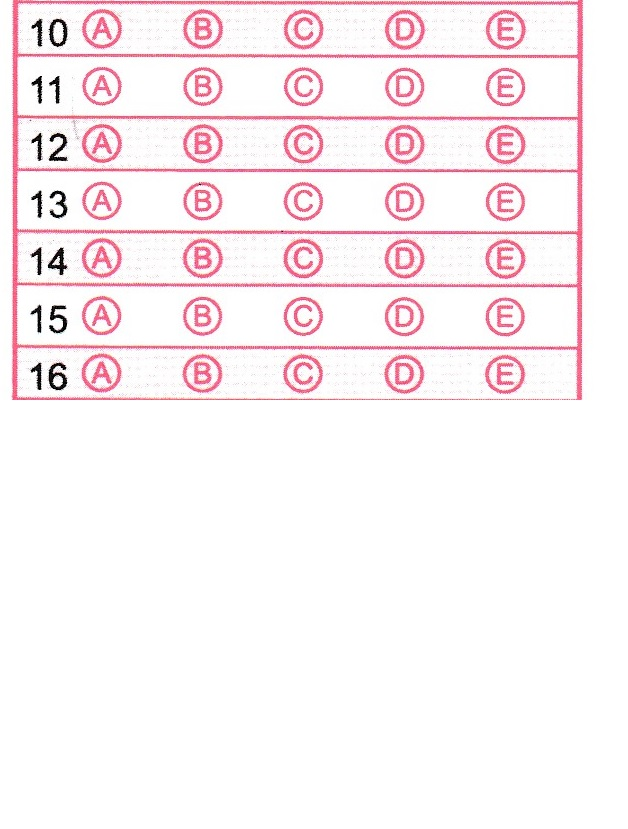
#> input picture img_data/omstest1.jpg, 628 x 829 px
$ python edcamcam_testfile_imgproc8.py   (older library calls are emulated)
#> lines starting #> are read from the running program, lines starting #| are printed output that depends on the picture; after the words box and inside, x2 and y2 are one past the last pixel; in counts of white or black regions, pixels touching at a corner belong together
import numpy as np
import cv2
from edcamcam_testfile_shape import shapedetector
import matplotlib.pyplot as plt

#Part 1: Image Loading
#-------------------------------------------------------------------
#load image
img = cv2.imread('img_data/omstest1.jpg',cv2.IMREAD_GRAYSCALE)
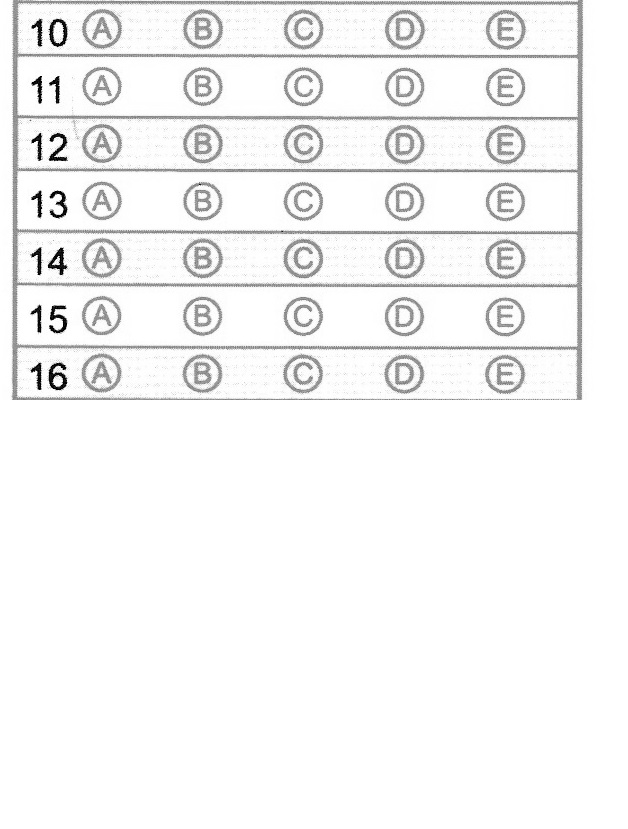
#> img: shape (829, 628); min 0, max 255, mean 244.8
img2= cv2.imread('img_data/omstest1.jpg')
#> img2 is the input picture: shape (829, 628, 3); mean B, G, R 244.1, 241.4, 250.7
img3=cv2.cvtColor(img,cv2.COLOR_GRAY2RGB)
#bilateral filter, sharpen, thresh
biblur=cv2.bilateralFilter(img,20,175,175)
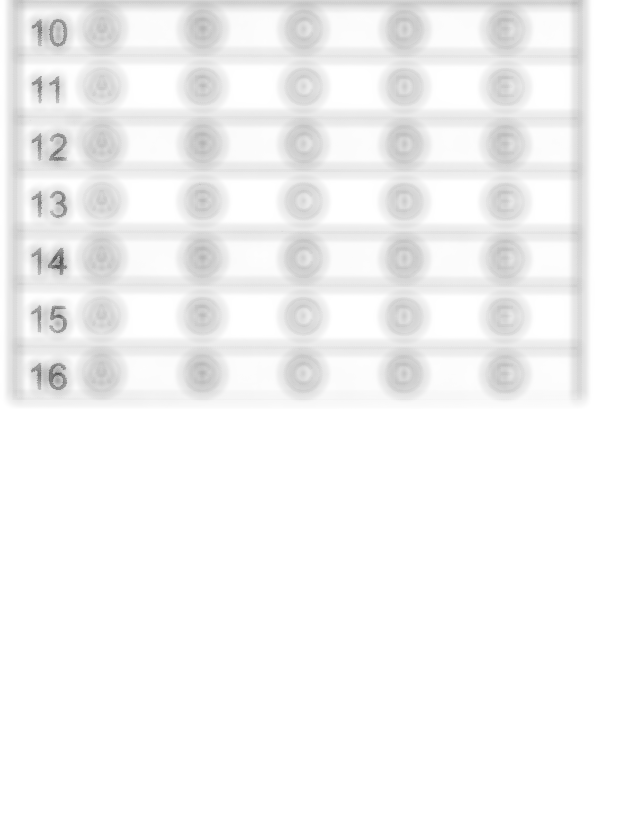
#> biblur: shape (829, 628); min 83, max 255, mean 245.3
sharp=cv2.addWeighted(img,1.55,biblur,-0.5,0)
ret1,thresh1 = cv2.threshold(sharp,127,255,cv2.THRESH_OTSU)
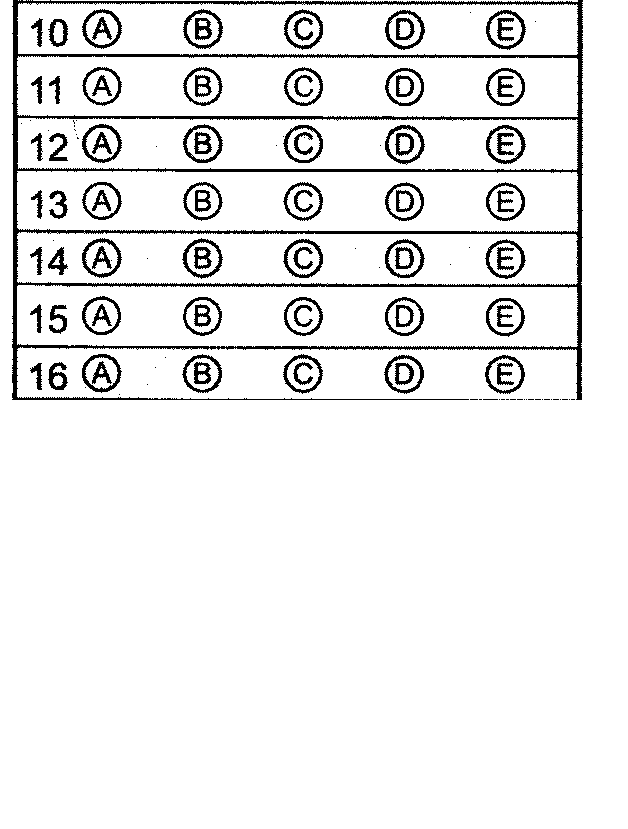
#> thresh1: shape (829, 628); 92.7% white; 133 black regions (48 under 20 px), largest, box (x1, y1, x2, y2) and area: (12, 0, 583, 400) 15361, (82, 354, 122, 393) 407, (82, 124, 122, 163) 406
#> ret1 = 186

#negative image
inv=cv2.bitwise_not(thresh1)

#closed image
kernel = cv2.getStructuringElement(cv2.MORPH_ELLIPSE, (3, 3))
closed = cv2.morphologyEx(inv, cv2.MORPH_CLOSE, kernel)
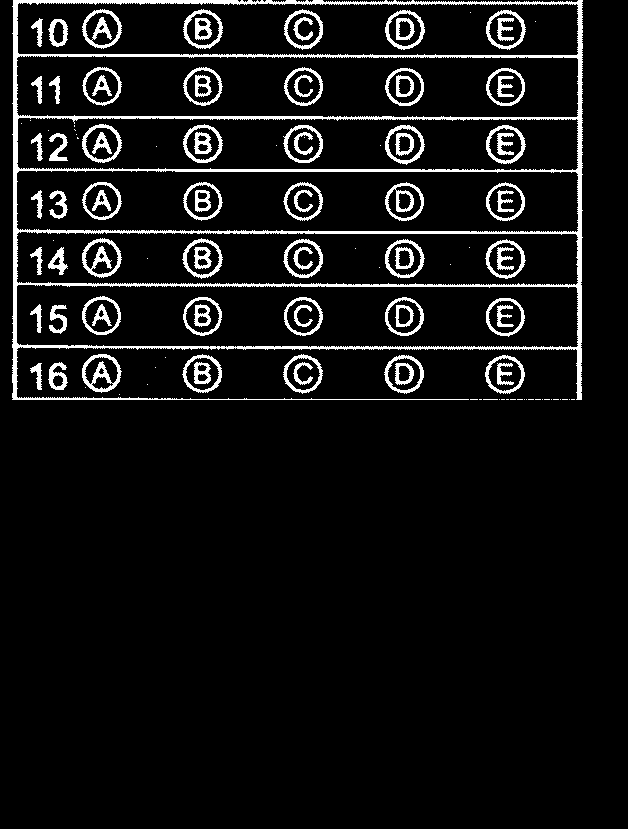
#> closed: shape (829, 628); 7.4% white; 125 white regions (44 under 20 px)

#Part 2: Finding Valid Contours
#-------------------------------------------------------------------
#find countours
im2, contours, hierarchy = cv2.findContours(closed, cv2.RETR_TREE, cv2.CHAIN_APPROX_NONE)
#> contours = 198 contours, 45 with area under 20; largest, box (x1, y1, x2, y2) and area: (12, 0, 583, 400) 197850, (16, 284, 579, 348) 33971, (16, 55, 579, 118) 33698, (16, 170, 579, 233) 33695, (16, 2, 579, 56) 28840


#prepare empty canvas
height, width = img.shape[:2]
#> height = 829; width = 628
emptycanvas=np.zeros((height,width),dtype=np.uint8)

#truncate contours with A<10
kcounter = 0
for c in contours:

    A = cv2.contourArea(c)

    if A<100:
#> (the run stopped early here; a loop or call above may not have finished)

$ run again, with img_data/omstest2.jpg copied over img_data/omstest1.jpg
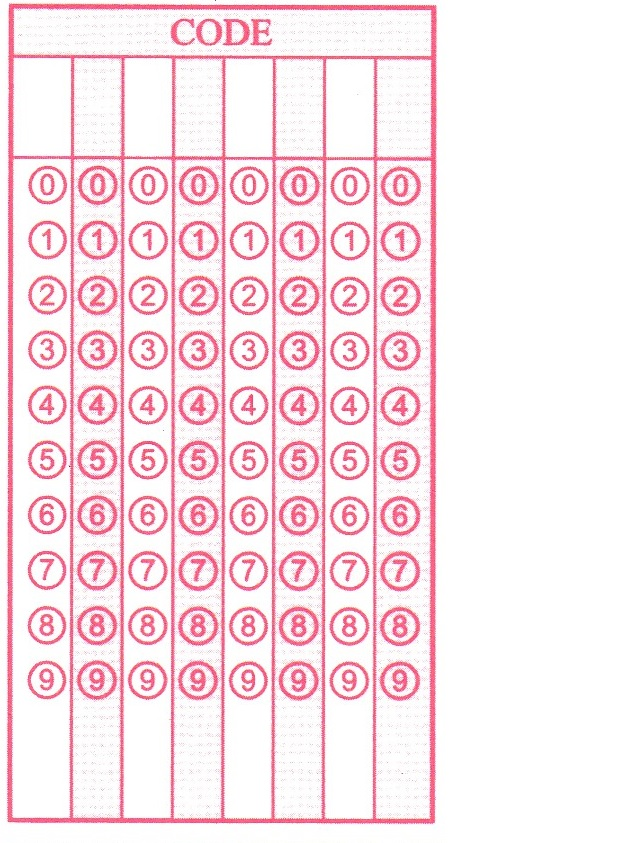
#> input picture img_data/omstest2.jpg, 628 x 843 px
#> img2 is the input picture: shape (843, 628, 3); mean B, G, R 234.3, 228.5, 249
#> `ret1,thresh1 = cv2.threshold(sharp,127,255,cv2.THRESH_OTSU)`:
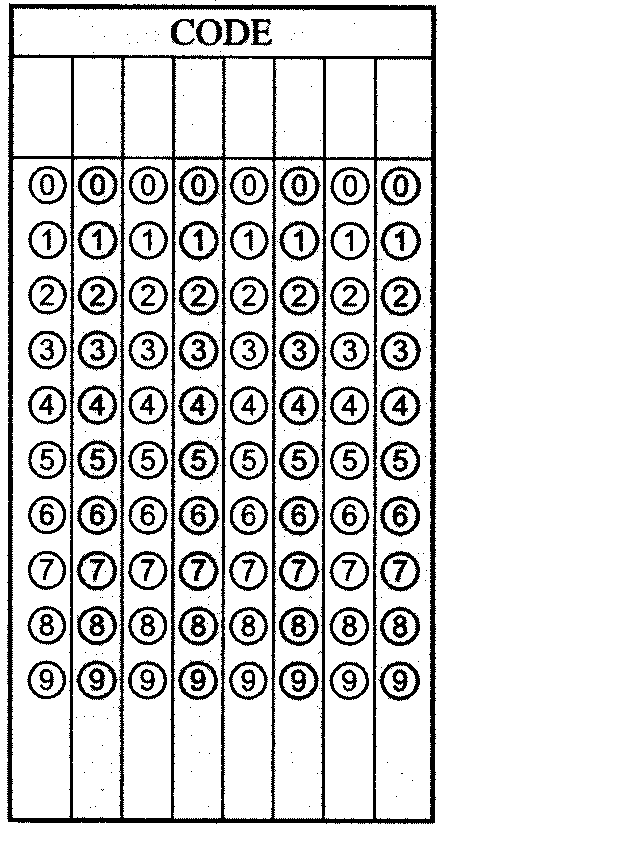
#> thresh1: shape (843, 628); 85.4% white; 360 black regions (195 under 20 px), largest, box (x1, y1, x2, y2) and area: (7, 3, 437, 824) 30831, (178, 551, 219, 591) 467, (380, 496, 420, 537) 462
#> ret1 = 190
#> `closed = cv2.morphologyEx(inv, cv2.MORPH_CLOSE, kernel)`:
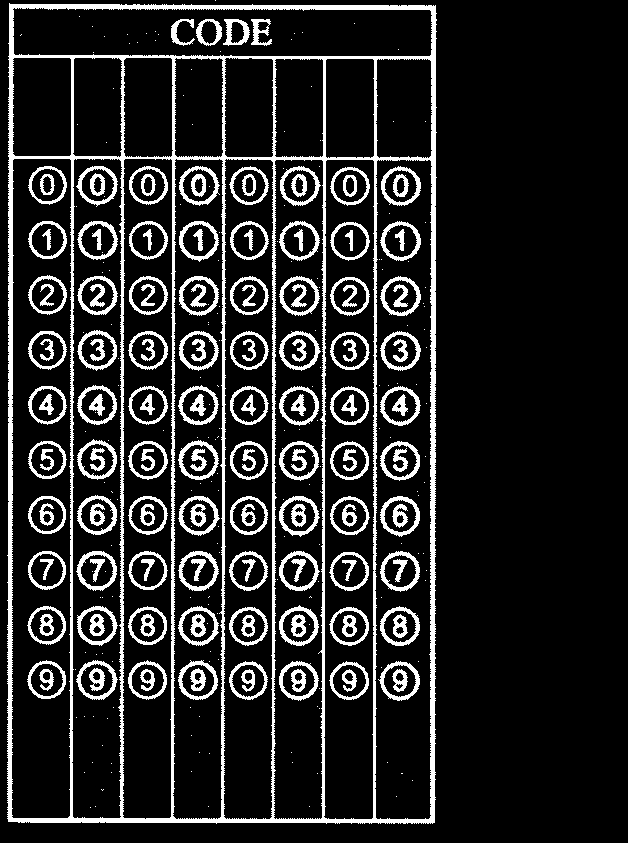
#> closed: shape (843, 628); 14.7% white; 343 white regions (178 under 20 px)
#> contours = 497 contours, 184 with area under 20; largest, box (x1, y1, x2, y2) and area: (7, 3, 437, 824) 348598, (11, 158, 72, 819) 38696, (374, 159, 433, 820) 36264, (323, 159, 375, 820) 32432, (122, 158, 173, 820) 32104

$ run again, with img_data/omstest3.jpg copied over img_data/omstest1.jpg
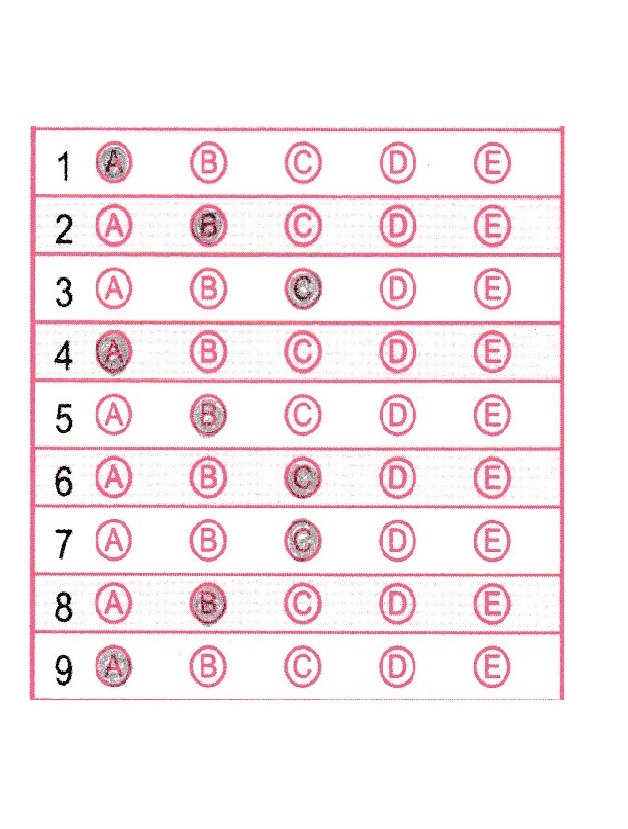
#> input picture img_data/omstest3.jpg, 628 x 829 px
#> img2 is the input picture: shape (829, 628, 3); mean B, G, R 240.6, 237.2, 248.4
#> `ret1,thresh1 = cv2.threshold(sharp,127,255,cv2.THRESH_OTSU)`:
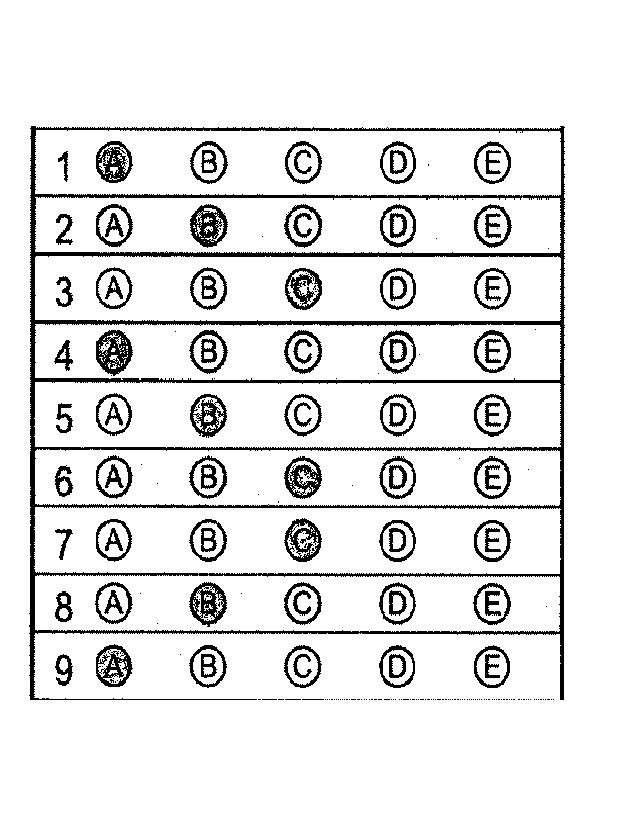
#> thresh1: shape (829, 628); 90.2% white; 237 black regions (145 under 20 px), largest, box (x1, y1, x2, y2) and area: (29, 126, 565, 700) 20075, (96, 330, 133, 376) 962, (190, 204, 228, 248) 913
#> ret1 = 188
#> `closed = cv2.morphologyEx(inv, cv2.MORPH_CLOSE, kernel)`:
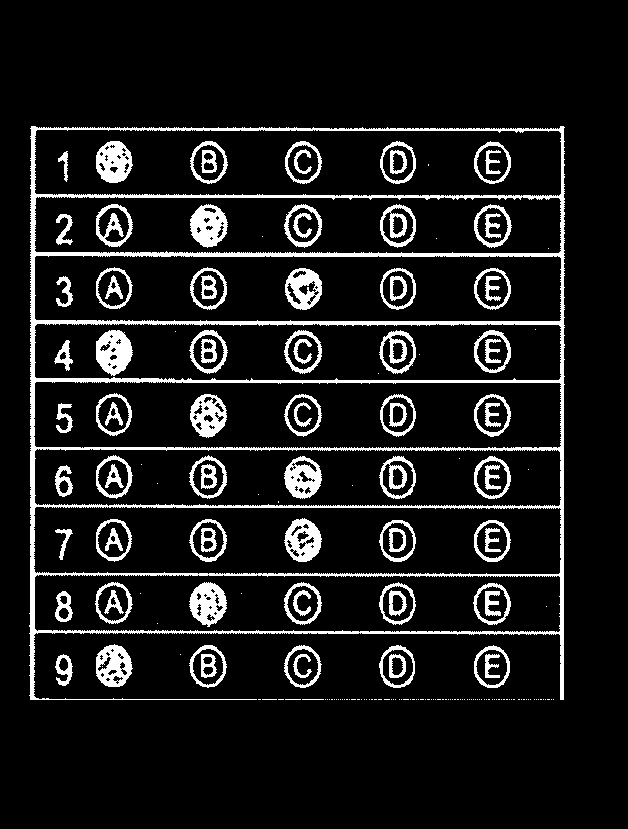
#> closed: shape (829, 628); 10.2% white; 199 white regions (111 under 20 px)
#> contours = 368 contours, 163 with area under 20; largest, box (x1, y1, x2, y2) and area: (29, 126, 565, 700) 269401, (33, 506, 562, 575) 34950, (33, 381, 562, 449) 34500, (34, 129, 562, 197) 34270, (34, 255, 562, 322) 34269

$ run again, with img_data/omstest4.jpg copied over img_data/omstest1.jpg
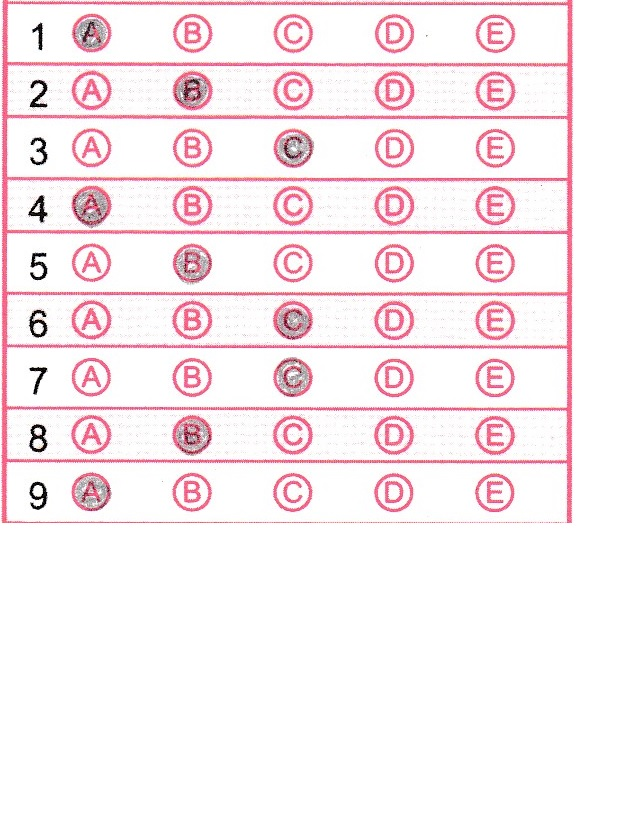
#> input picture img_data/omstest4.jpg, 628 x 829 px
#> img2 is the input picture: shape (829, 628, 3); mean B, G, R 241, 237.7, 249.4
#> `ret1,thresh1 = cv2.threshold(sharp,127,255,cv2.THRESH_OTSU)`:
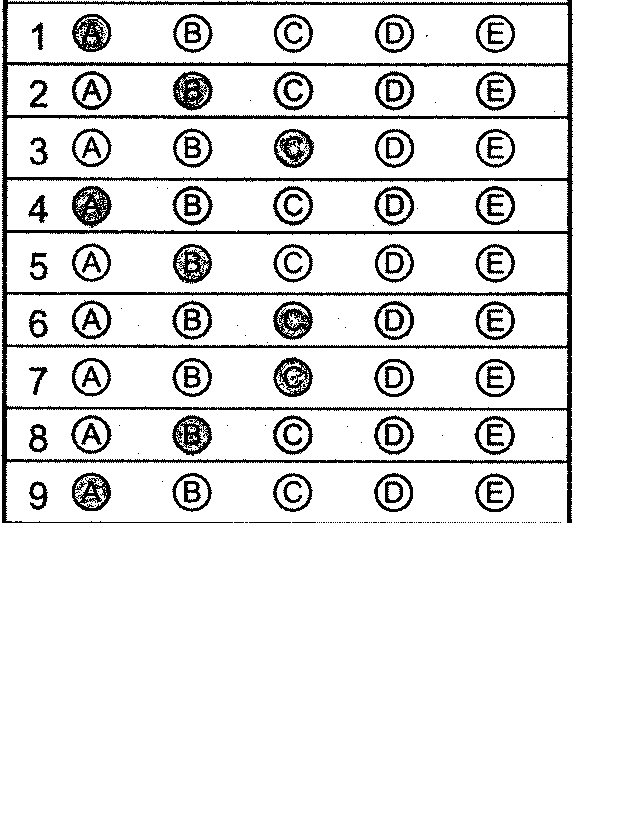
#> thresh1: shape (829, 628); 90.4% white; 248 black regions (155 under 20 px), largest, box (x1, y1, x2, y2) and area: (1, 0, 573, 523) 19794, (72, 186, 112, 228) 930, (173, 71, 213, 111) 895
#> ret1 = 188
#> `closed = cv2.morphologyEx(inv, cv2.MORPH_CLOSE, kernel)`:
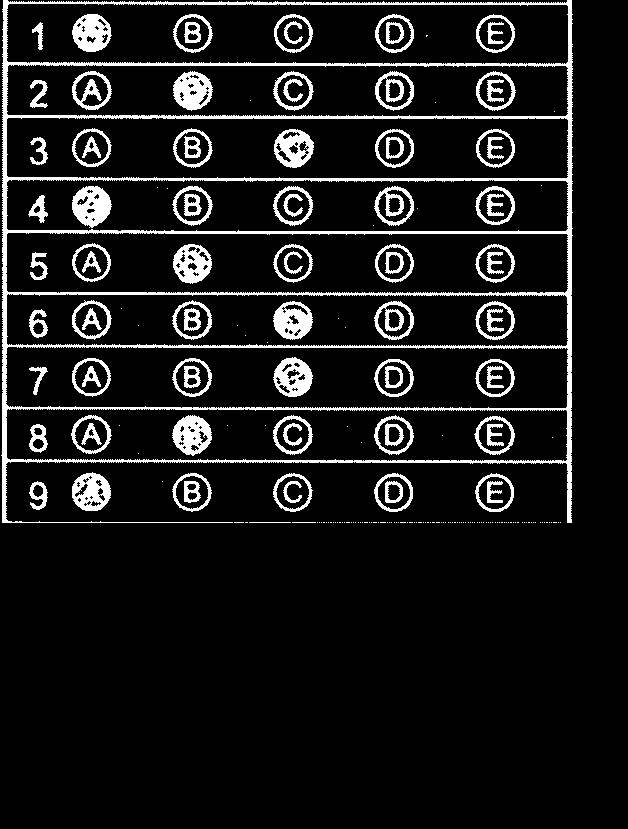
#> closed: shape (829, 628); 10% white; 212 white regions (123 under 20 px)
#> contours = 378 contours, 175 with area under 20; largest, box (x1, y1, x2, y2) and area: (1, 0, 573, 523) 261876, (5, 346, 569, 409) 33908, (6, 117, 569, 179) 33720, (5, 232, 569, 294) 33412, (6, 3, 569, 65) 33204
